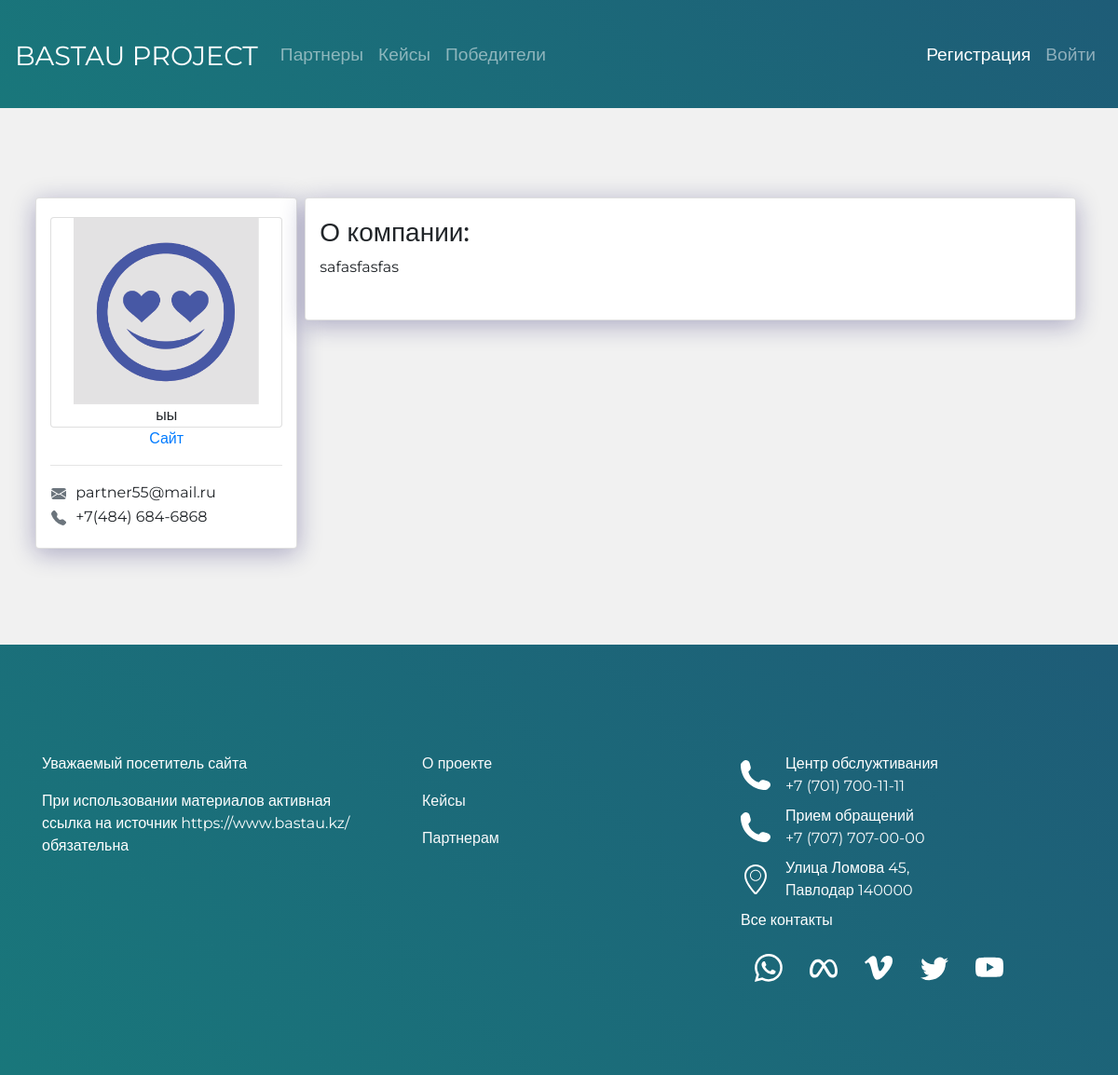
The page /bio/partner/33 on the database its author committed.
### BastauApp/models.py (models this page shows, shortened)
class Partner(models.Model):
    user = models.OneToOneField(User, verbose_name='id', on_delete=models.CASCADE, primary_key=True)
    Fio = models.CharField(max_length=100, verbose_name='ФИО', blank=True)
    name_of_partner = models.CharField(max_length=100, verbose_name='Название организации')
    site = models.URLField(max_length=200, verbose_name='Сайт')
    avatar = models.ImageField("Аватар", upload_to="img/", blank=True)
    about_company = models.TextField(max_length=1000,verbose_name='О компании')
    class Meta:
        verbose_name = "Партнер"
        verbose_name_plural = "Партнеры"

class User(AbstractBaseUser, PermissionsMixin):
    email = models.EmailField(db_index=True, unique=True, max_length=254, verbose_name='Почта')
    phone = models.CharField(max_length=20, help_text='Номер телефона', verbose_name='Телефон')
    is_staff = models.BooleanField(default=True)
    is_active = models.BooleanField(default=True)
    is_superuser = models.BooleanField(default=False)
    is_student = models.BooleanField(default=False)
    is_partner = models.BooleanField(default=False)
    objects = CustomUserManager()
    REQUIRED_FIELDS = ["phone"]
    USERNAME_FIELD = 'email'
    class Meta:
        verbose_name = "Пользователь"
        verbose_name_plural = "Пользователи"

### BastauApp/views.py (the view)
# urls.py: path('bio/partner/<user_id>', views.detail_partner, name= 'detail_partner' ),
def detail_partner(request, user_id):
    a = User.objects.get(pk=user_id)
    context = {}
    context["partner_info"] = Partner.objects.get(user=a)
    context["menu"] = menu
    return render(request, "Bio_partner.html", context)

### BastauApp/templates/Bio_partner.html (shortened to what this page needs)
{% extends 'base.html' %}
{% load static %}
  {% block content %}
<br><br><br><br>
 <div class="container">
        <div class="row">
            <div class="col-lg-3 main-cases__item mb-1 mr-2 ml-2 h-100 card ">
                <div class="card">
                {% if partner_info.avatar %}
                    <div class="d-flex justify-content-center"><img src="{{partner_info.avatar.url}}" alt="" width="200px"></div>
                {% else %}
                   <div class="d-flex justify-content-center"><img src="{% static 'img_register/avatar_partners.png' %}"  height="200px"></div>
                {% endif %}
                <div class="d-flex justify-content-center">{{partner_info.name_of_partner}}</div>
                </div>
                <div class="d-flex justify-content-center"><a href="{{partner_info.site}}">Сайт</a></div>
                <hr>
                <table  class="w-100 table_info_partners_bio">
                    <tr class="">
                        <td class="text-secondary ml-3 mr-3">
                        </td>
                        <td class="fs-1 mt-2" >{{partner_info.user.email}}</td>
                    </tr>
                    <tr class="">
                        <td class="text-secondary align-items-start">
                            </td>
                        <td class="fs-1 mt-2">{{partner_info.user.phone}}</td>
                    </tr>
                </table>
            </div>
            <div class="main-cases__item col-lg h-100 card">
                <h3>О компании:</h3>
                <div class="mb-4">{{partner_info.about_company}}</div>
            </div>
       </div>
    </div>
  {% endblock %}

### BastauApp/static/css/style.css (style rules this page uses)
* { font-family: 'Montserrat', sans-serif; }
body { background-color: #f1f1f1 !important; height: 100%; }
html { height: 100%; }
.container { max-width: 1170px; margin: 0 auto; height: 100%; }
body { position: relative; }
.main-cases__item { padding: 20px; box-shadow: rgb(12 6 91 / 31%) 0px 5px 27px 0px; max-width:100%; width:400px; }
.d-flex { display: flex; justify-content: space-between; }
.card { border-radius: 50px; }
.row { margin-right:0 !important; }
.table_info_partners_bio { height: 50px; }

### BastauApp/static/css/zero.css (style rules this page uses)
*, *::before, *::after { box-sizing: border-box; }
body, h1, h2, h3, h4, p, ul[class], ol[class], li, figure, figcaption, blockquote, dl, dd { margin: 0; }
body { background-color: #f1f1f1; }
a:not([class]) { text-decoration-skip-ink: auto; }
img { max-width: 100%; display: block; }
a { color:rgb(47, 148, 136) ; text-decoration: none; }
a:after { text-decoration: none; }

### rows shown on the page
Partner: name_of_partner "ыы", user.email "partner55@mail.ru", user.phone "+7(484) 684-6868", about_company "safasfasfas"

### other values the page prints
{{ item.title }} "Партнеры" "Кейсы"
{{ item.title }} "Победители"
